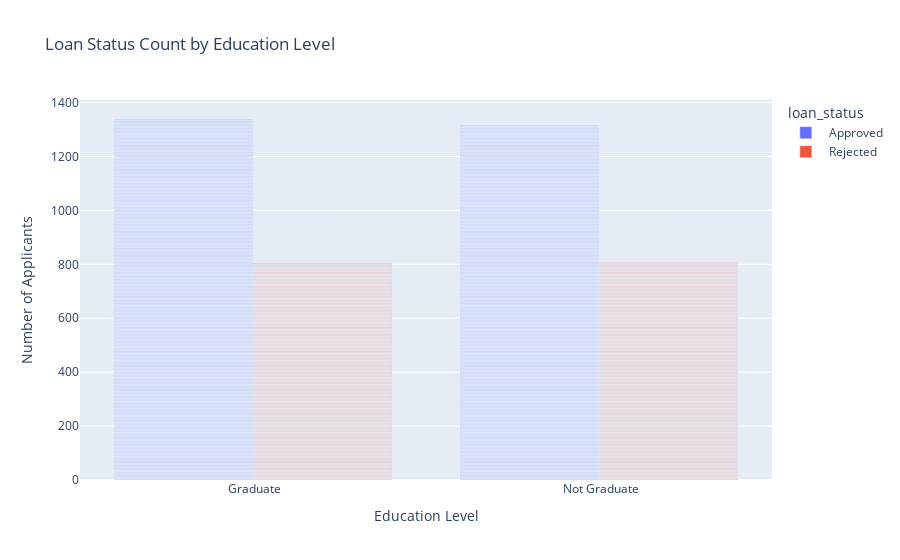
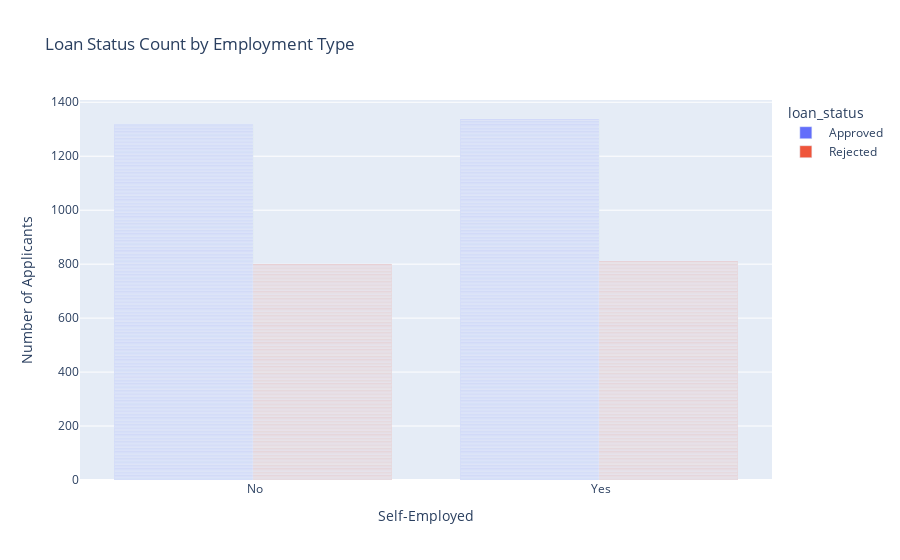

Notebook code cell kept with these figures, in order:
### Code cell
# --- Categorical Feature Analysis with Bar Charts ---

# 1. Education vs. Loan Status
# Using plotly.express for an interactive bar chart.
# 'count' will be calculated automatically by plotly.
fig_education = px.bar(
    df_full, 
    x='education', 
    color='loan_status', 
    barmode='group', # This creates grouped bars instead of stacked ones.
    title='Loan Status Count by Education Level',
    labels={'education': 'Education Level', 'count': 'Number of Applicants'}
)
fig_education.show()

# 2. Self-Employed vs. Loan Status
# We can do the same for the self-employed status.
fig_self_employed = px.bar(
    df_full, 
    x='self_employed', 
    color='loan_status', 
    barmode='group',
    title='Loan Status Count by Employment Type',
    labels={'self_employed': 'Self-Employed', 'count': 'Number of Applicants'}
)
fig_self_employed.show()

### Figure 1 — Plotly figure (JSON) as saved in the notebook; plotly's stock layout.template omitted (floating-point values rounded to 4 significant figures; data arrays with more than 128 entries replaced by an {"elided": "..."} marker saying what was removed)
{"data": [{"alignmentgroup": "True", "hovertemplate": "loan_status= Approved<br>Education Level=%{x}<br>Number of Applicants=%{y}<extra></extra>", "legendgroup": " Approved", "marker": {"color": "#636efa", "pattern": {"shape": ""}}, "name": " Approved", "offsetgroup": " Approved", "orientation": "v", "showlegend": true, "textposition": "auto", "type": "bar", "x": {"elided": "2656 str values"}, "xaxis": "x", "y": {"elided": "2656 int values"}, "yaxis": "y"}, {"alignmentgroup": "True", "hovertemplate": "loan_status= Rejected<br>Education Level=%{x}<br>Number of Applicants=%{y}<extra></extra>", "legendgroup": " Rejected", "marker": {"color": "#EF553B", "pattern": {"shape": ""}}, "name": " Rejected", "offsetgroup": " Rejected", "orientation": "v", "showlegend": true, "textposition": "auto", "type": "bar", "x": {"elided": "1613 str values"}, "xaxis": "x", "y": {"elided": "1613 int values"}, "yaxis": "y"}], "layout": {"barmode": "group", "legend": {"title": {"text": "loan_status"}, "tracegroupgap": 0}, "title": {"text": "Loan Status Count by Education Level"}, "xaxis": {"anchor": "y", "domain": [0, 1], "title": {"text": "Education Level"}}, "yaxis": {"anchor": "x", "domain": [0, 1], "title": {"text": "Number of Applicants"}}}}

### Figure 2 — Plotly figure (JSON) as saved in the notebook; plotly's stock layout.template omitted (floating-point values rounded to 4 significant figures; data arrays with more than 128 entries replaced by an {"elided": "..."} marker saying what was removed)
{"data": [{"alignmentgroup": "True", "hovertemplate": "loan_status= Approved<br>Self-Employed=%{x}<br>Number of Applicants=%{y}<extra></extra>", "legendgroup": " Approved", "marker": {"color": "#636efa", "pattern": {"shape": ""}}, "name": " Approved", "offsetgroup": " Approved", "orientation": "v", "showlegend": true, "textposition": "auto", "type": "bar", "x": {"elided": "2656 str values"}, "xaxis": "x", "y": {"elided": "2656 int values"}, "yaxis": "y"}, {"alignmentgroup": "True", "hovertemplate": "loan_status= Rejected<br>Self-Employed=%{x}<br>Number of Applicants=%{y}<extra></extra>", "legendgroup": " Rejected", "marker": {"color": "#EF553B", "pattern": {"shape": ""}}, "name": " Rejected", "offsetgroup": " Rejected", "orientation": "v", "showlegend": true, "textposition": "auto", "type": "bar", "x": {"elided": "1613 str values"}, "xaxis": "x", "y": {"elided": "1613 int values"}, "yaxis": "y"}], "layout": {"barmode": "group", "legend": {"title": {"text": "loan_status"}, "tracegroupgap": 0}, "title": {"text": "Loan Status Count by Employment Type"}, "xaxis": {"anchor": "y", "domain": [0, 1], "title": {"text": "Self-Employed"}}, "yaxis": {"anchor": "x", "domain": [0, 1], "title": {"text": "Number of Applicants"}}}}
